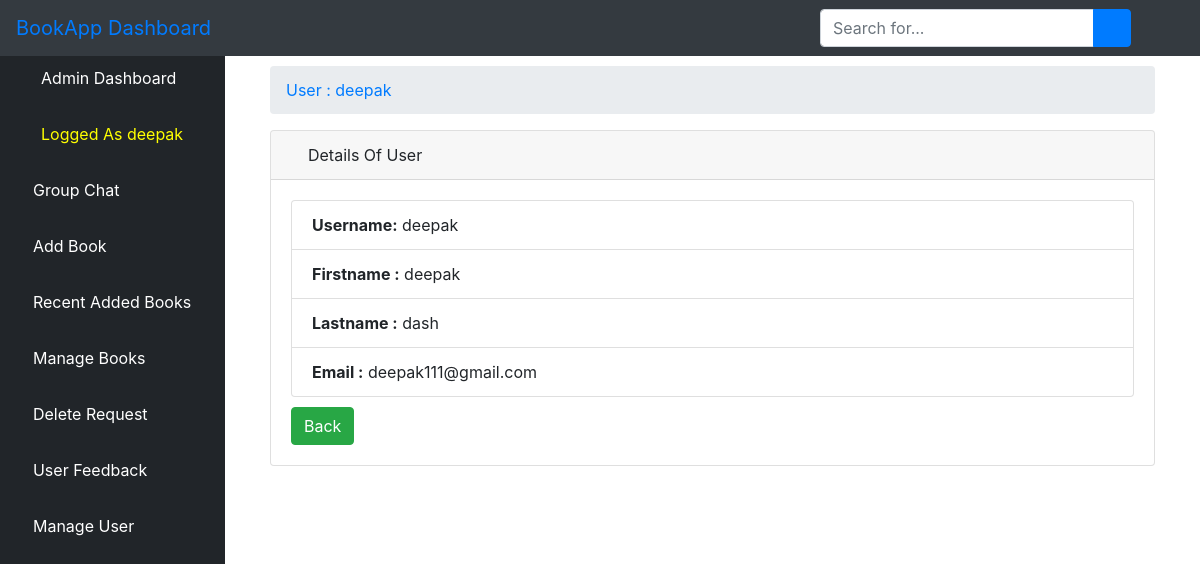
Screenshot of /alvuser/18 with the database file from the repository.
### bookstore/models.py (models this page shows)
class User(AbstractUser):
    is_admin = models.BooleanField(default=False)
    is_Student = models.BooleanField(default=False)
    is_librarian = models.BooleanField(default=False)
    class Meta:
        swappable = 'AUTH_USER_MODEL'

### bookstore/views.py (the view)
# urls.py: path('alvuser/<int:pk>', views.ALViewUser.as_view(), name='alvuser'),
class ALViewUser(DetailView):
    model = User
    template_name='dashboard/user_detail.html'

### bookstore/templates/dashboard/user_detail.html (shortened to what this page needs)
{% extends 'dashboard/base.html' %}
{% load static %}
{% block body %}
<div class="container-fluid">
        <div class="row">
          <div class="col-12 mb-3">
          <div class="col-12 mb-3">
              <div id="content-wrapper">
        <div class="container-fluid">
            <ol class="breadcrumb">
                <li class="breadcrumb-item">
                    <a href="">User : {{ object.username }} </a>
            </ol>
            <div class="card mb-3">
                <div class="card-header">
                    <i class="fas fa-table text-warning"></i>
                    Details Of User
                </div>
                <div class="card-body">
 <div class="row">
        <div class="col-12">
            <ul class="list-group">
              <li class="list-group-item"><strong>Username:</strong> {{ object.username }}</li>
              <li class="list-group-item"><strong>Firstname :</strong> {{ object.first_name }}</li>
              <li class="list-group-item"><strong>Lastname :</strong> {{ object.last_name }}</li>
              <li class="list-group-item"><strong>Email :</strong> {{ object.email }}</li>
            </ul>
        </div>
    </div>
    <div class="row top-buffer" style="padding-top: 10px">
        <div class="col-12">
                <a href="{% url 'aluser' %}"><button type="button" class="btn btn-success">Back</button></a>
        </div>
    </div>
          </div>
        </div>
      </div>
    </div>
{% endblock %}

### bookstore/templates/dashboard/base.html (shortened to what this page needs)
{% load static %}
<!DOCTYPE html>
<html lang="en">
<head>
    {% load static %}
    <link href="{% static 'vendor/fontawesome-free/css/all.min.css' %}" rel="stylesheet" type="text/css">
       <link rel="stylesheet" href="{% static 'assets/css/bootstrap.min.css' %}">
      <link rel="stylesheet" href="{% static 'assets/fonts/font-awesome-4.7.0/css/font-awesome.min.css' %}">
    <link href="{% static 'vendor/datatables/dataTables.bootstrap4.css' %}" rel="stylesheet">
    <link rel="stylesheet" type="text/css" href="{% static 'css/master.css' %}">
    <link href="{% static 'css/sb-admin.css' %}" rel="stylesheet">
</head>
<body id="page-top">
<nav class="navbar navbar-expand navbar-dark bg-dark fixed-top">
    <a class="navbar-brand mr-1 text-primary" href="">BookApp Dashboard</a>
    <button class="btn btn-link btn-sm text-white order-1 order-sm-0" id="sidebarToggle" href="#">
        <i class="fas fa-bars"></i>
    </button>
      <form class="d-none d-md-inline-block form-inline ml-auto mr-0 mr-md-3 my-2 my-md-0" action="">
        <div class="input-group">
            <input type="text" class="form-control" name="query" placeholder="Search for..." aria-label="Search" aria-describedby="basic-addon2">
            <div class="input-group-append">
                <button class="btn btn-primary" type="submit">
                    <i class="fas fa-search"></i>
                </button>
            </div>
        </div>
    </form>
    <ul class="navbar-nav ml-auto ml-md-0">
        <li class="nav-item dropdown no-arrow">
            <a class="nav-link dropdown-toggle" href="#" id="userDropdown" role="button" data-toggle="dropdown" aria-haspopup="true" aria-expanded="false">
                <i class="fas fa-user-circle fa-fw text-primary"></i>
            </a>
        </li>
    </ul>
</nav>
<div id="wrapper" style="padding-top: 50px">
<ul class="sidebar navbar-nav">
    <li class="nav-item active">
        <a class="nav-link" href="{% url 'dashboard' %}">
            <i class="fas fa-fw fa-tachometer-alt"></i>
            <span>Admin Dashboard</span>
        </a>
    </li>
    <li class="nav-item active">
        <a class="nav-link" href="">
            <i class="fas fa-user-circle fa-fw text-warning"></i>
            <span style="color: yellow">Logged As {{ user.username }}</span>
        </a>
    </li>
    <li class="nav-item">
        <a class="nav-link" href="{% url 'alchat' %}">
            <i class="fas fa-book text-primary"></i>
            <span style="color: white">Group Chat</span>
        </a>
    </li>
        <li class="nav-item">
        <a class="nav-link" href="{% url 'aabook_form' %}">
            <i class="fas fa-book text-primary"></i>
            <span style="color: white">Add Book</span>
        </a>
    </li>
    <li class="nav-item">
        <a class="nav-link" href="{% url 'albook' %}">
            <i class="fas fa-book text-primary"></i>
            <span style="color: white">Recent Added Books</span>
        </a>
    </li>
      <li class="nav-item">
        <a class="nav-link" href="{% url 'ambook' %}">
            <i class="fas fa-book text-primary"></i>
            <span style="color: white">Manage Books</span>
        </a>
    </li>
     <li class="nav-item">
        <a class="nav-link" href="{% url 'adrequest' %}">
            <i class="fas fa-book text-primary"></i>
            <span style="color: white">Delete Request</span>
        </a>
    </li>
     <li class="nav-item">
        <a class="nav-link" href="{% url 'afeedback' %}">
            <i class="fas fa-book text-primary"></i>
            <span style="color: white">User Feedback</span>
        </a>
    </li>
     <li class="nav-item">
        <a class="nav-link" href="{% url 'create_user' %}">
            <i class="fas fa-user text-primary"></i>
            <span style="color: white">Manage User</span>
        </a>
    </li>
</ul>
    {% block body %}{% endblock %}
</div>

### static/css/master.css (style rules this page uses)
html { scroll-behavior: smooth; }
li { list-style-type: none; }

### bookstore/templates/dashboard/base.html (style rules this page uses)
body { display: flex; flex-direction: column; min-height: 100vh; }

### rows the page displays
User: username "deepak", first_name "deepak", last_name "dash", email "deepak111@gmail.com"
